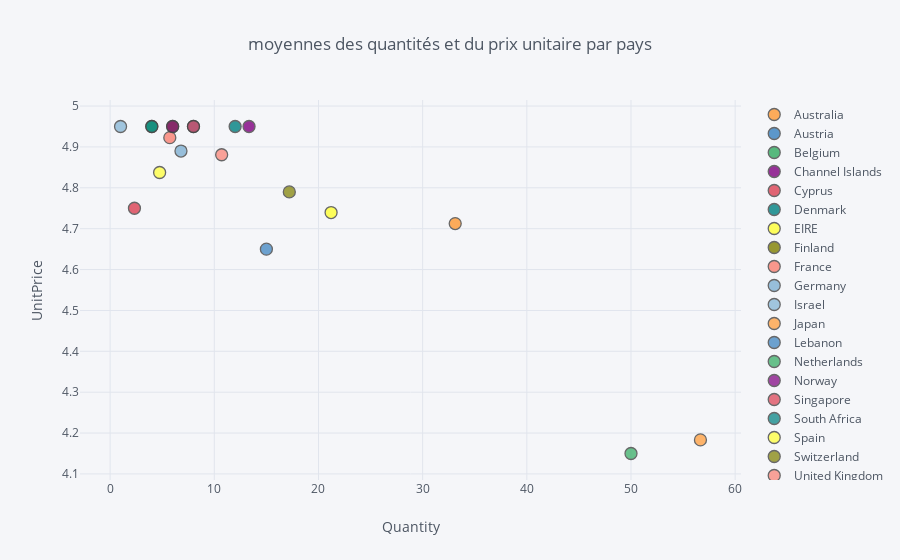

The notebook cell this image was saved under:
### Markdown cell above
## 3. Create an interactive scatter plot showing the relationship between average quantity (x-axis) and average unit price (y-axis) for the product PARTY BUNTING with the plot points color-coded by country (categories).

### Code cell
PartyBunting = data[(data.Description == "PARTY BUNTING")].sort_values('Quantity')
PartyBunting = PartyBunting.groupby('Country', as_index = False).mean()
PartyBunting[['Country','UnitPrice','Quantity']].iplot(x = 'Quantity', xTitle='Quantity', y = 'UnitPrice', yTitle='UnitPrice', 
           categories='Country' , title='moyennes des quantités et du prix unitaire par pays')

### Figure 1 — Plotly figure (JSON) as saved in the notebook; plotly's stock layout.template omitted (floating-point values rounded to 4 significant figures)
{"data": [{"marker": {"color": "rgba(255, 153, 51, 1.0)", "line": {"width": 1.3}, "opacity": 0.8, "size": 12, "symbol": "circle"}, "mode": "markers", "name": "Australia", "textfont": {"color": "#4D5663"}, "type": "scatter", "uid": "54eb3412-346e-418f-8bad-ea1d43120252", "x": [33.12], "y": [4.712]}, {"marker": {"color": "rgba(55, 128, 191, 1.0)", "line": {"width": 1.3}, "opacity": 0.8, "size": 12, "symbol": "circle"}, "mode": "markers", "name": "Austria", "textfont": {"color": "#4D5663"}, "type": "scatter", "uid": "32e18fd8-95e4-4586-8ccf-61d4789eff26", "x": [8], "y": [4.95]}, {"marker": {"color": "rgba(50, 171, 96, 1.0)", "line": {"width": 1.3}, "opacity": 0.8, "size": 12, "symbol": "circle"}, "mode": "markers", "name": "Belgium", "textfont": {"color": "#4D5663"}, "type": "scatter", "uid": "0b78eedb-bfd6-4dff-8e73-e0987a45c4a3", "x": [4], "y": [4.95]}, {"marker": {"color": "rgba(128, 0, 128, 1.0)", "line": {"width": 1.3}, "opacity": 0.8, "size": 12, "symbol": "circle"}, "mode": "markers", "name": "Channel Islands", "textfont": {"color": "#4D5663"}, "type": "scatter", "uid": "0fd3b7ec-8b42-4cd6-ae2b-980c95c02f90", "x": [13.33], "y": [4.95]}, {"marker": {"color": "rgba(219, 64, 82, 1.0)", "line": {"width": 1.3}, "opacity": 0.8, "size": 12, "symbol": "circle"}, "mode": "markers", "name": "Cyprus", "textfont": {"color": "#4D5663"}, "type": "scatter", "uid": "88dc8be1-7a0b-4b6d-8951-be29fb39b1b0", "x": [2.333], "y": [4.75]}, {"marker": {"color": "rgba(0, 128, 128, 1.0)", "line": {"width": 1.3}, "opacity": 0.8, "size": 12, "symbol": "circle"}, "mode": "markers", "name": "Denmark", "textfont": {"color": "#4D5663"}, "type": "scatter", "uid": "3fe9f6f0-c029-4d4c-8dde-a88ccabf18cc", "x": [12], "y": [4.95]}, {"marker": {"color": "rgba(255, 255, 51, 1.0)", "line": {"width": 1.3}, "opacity": 0.8, "size": 12, "symbol": "circle"}, "mode": "markers", "name": "EIRE", "textfont": {"color": "#4D5663"}, "type": "scatter", "uid": "ab8bf0d5-93be-4059-9db1-2d493f3a2366", "x": [21.21], "y": [4.739]}, {"marker": {"color": "rgba(128, 128, 0, 1.0)", "line": {"width": 1.3}, "opacity": 0.8, "size": 12, "symbol": "circle"}, "mode": "markers", "name": "Finland", "textfont": {"color": "#4D5663"}, "type": "scatter", "uid": "a3f98aaa-e08f-414a-93cd-3e6959ba9baf", "x": [6], "y": [4.95]}, {"marker": {"color": "rgba(251, 128, 114, 1.0)", "line": {"width": 1.3}, "opacity": 0.8, "size": 12, "symbol": "circle"}, "mode": "markers", "name": "France", "textfont": {"color": "#4D5663"}, "type": "scatter", "uid": "233fc922-2790-449f-9da3-fb19954990c5", "x": [5.727], "y": [4.923]}, {"marker": {"color": "rgba(128, 177, 211, 1.0)", "line": {"width": 1.3}, "opacity": 0.8, "size": 12, "symbol": "circle"}, "mode": "markers", "name": "Germany", "textfont": {"color": "#4D5663"}, "type": "scatter", "uid": "11287c0f-90e8-4c6f-93c9-545a7f479445", "x": [6.8], "y": [4.89]}, {"marker": {"color": "rgba(128, 177, 211, 0.8999999999999999)", "line": {"width": 1.3}, "opacity": 0.8, "size": 12, "symbol": "circle"}, "mode": "markers", "name": "Israel", "textfont": {"color": "#4D5663"}, "type": "scatter", "uid": "d616839c-933e-4fa0-8db5-482e349d5582", "x": [1], "y": [4.95]}, {"marker": {"color": "rgba(255, 153, 51, 0.8999999999999999)", "line": {"width": 1.3}, "opacity": 0.8, "size": 12, "symbol": "circle"}, "mode": "markers", "name": "Japan", "textfont": {"color": "#4D5663"}, "type": "scatter", "uid": "f3e0752d-61df-4ec4-b0fa-b8f8f8f23051", "x": [56.67], "y": [4.183]}, {"marker": {"color": "rgba(55, 128, 191, 0.8999999999999999)", "line": {"width": 1.3}, "opacity": 0.8, "size": 12, "symbol": "circle"}, "mode": "markers", "name": "Lebanon", "textfont": {"color": "#4D5663"}, "type": "scatter", "uid": "e438395e-d86d-480d-a57e-84ba5bb3b3ac", "x": [15], "y": [4.65]}, {"marker": {"color": "rgba(50, 171, 96, 0.8999999999999999)", "line": {"width": 1.3}, "opacity": 0.8, "size": 12, "symbol": "circle"}, "mode": "markers", "name": "Netherlands", "textfont": {"color": "#4D5663"}, "type": "scatter", "uid": "e5ff4375-2e08-4586-9c26-9d32c8519a8e", "x": [50], "y": [4.15]}, {"marker": {"color": "rgba(128, 0, 128, 0.8999999999999999)", "line": {"width": 1.3}, "opacity": 0.8, "size": 12, "symbol": "circle"}, "mode": "markers", "name": "Norway", "textfont": {"color": "#4D5663"}, "type": "scatter", "uid": "5b4301b4-1bef-4922-a41d-47071c8d4dc2", "x": [6], "y": [4.95]}, {"marker": {"color": "rgba(219, 64, 82, 0.8999999999999999)", "line": {"width": 1.3}, "opacity": 0.8, "size": 12, "symbol": "circle"}, "mode": "markers", "name": "Singapore", "textfont": {"color": "#4D5663"}, "type": "scatter", "uid": "5570db2d-b17c-4691-b9ff-8bcb86bee3e7", "x": [8], "y": [4.95]}, {"marker": {"color": "rgba(0, 128, 128, 0.8999999999999999)", "line": {"width": 1.3}, "opacity": 0.8, "size": 12, "symbol": "circle"}, "mode": "markers", "name": "South Africa", "textfont": {"color": "#4D5663"}, "type": "scatter", "uid": "88477a3a-8bf0-43c6-bfb6-1a862cbef93e", "x": [4], "y": [4.95]}, {"marker": {"color": "rgba(255, 255, 51, 0.8999999999999999)", "line": {"width": 1.3}, "opacity": 0.8, "size": 12, "symbol": "circle"}, "mode": "markers", "name": "Spain", "textfont": {"color": "#4D5663"}, "type": "scatter", "uid": "6782604d-25ad-45e7-81e4-ca857dc78696", "x": [4.75], "y": [4.838]}, {"marker": {"color": "rgba(128, 128, 0, 0.8999999999999999)", "line": {"width": 1.3}, "opacity": 0.8, "size": 12, "symbol": "circle"}, "mode": "markers", "name": "Switzerland", "textfont": {"color": "#4D5663"}, "type": "scatter", "uid": "62e6cc53-2ee5-4659-bae6-53be309853e5", "x": [17.2], "y": [4.79]}, {"marker": {"color": "rgba(251, 128, 114, 0.8999999999999999)", "line": {"width": 1.3}, "opacity": 0.8, "size": 12, "symbol": "circle"}, "mode": "markers", "name": "United Kingdom", "textfont": {"color": "#4D5663"}, "type": "scatter", "uid": "ba694da3-5408-4d0a-b62f-8bf3fb8fa5a0", "x": [10.71], "y": [4.881]}], "layout": {"legend": {"bgcolor": "#F5F6F9", "font": {"color": "#4D5663"}}, "paper_bgcolor": "#F5F6F9", "plot_bgcolor": "#F5F6F9", "title": {"font": {"color": "#4D5663"}, "text": "moyennes des quantités et du prix unitaire par pays"}, "xaxis": {"gridcolor": "#E1E5ED", "showgrid": true, "tickfont": {"color": "#4D5663"}, "title": {"font": {"color": "#4D5663"}, "text": "Quantity"}, "zerolinecolor": "#E1E5ED"}, "yaxis": {"gridcolor": "#E1E5ED", "showgrid": true, "tickfont": {"color": "#4D5663"}, "title": {"font": {"color": "#4D5663"}, "text": "UnitPrice"}, "zerolinecolor": "#E1E5ED"}}}
